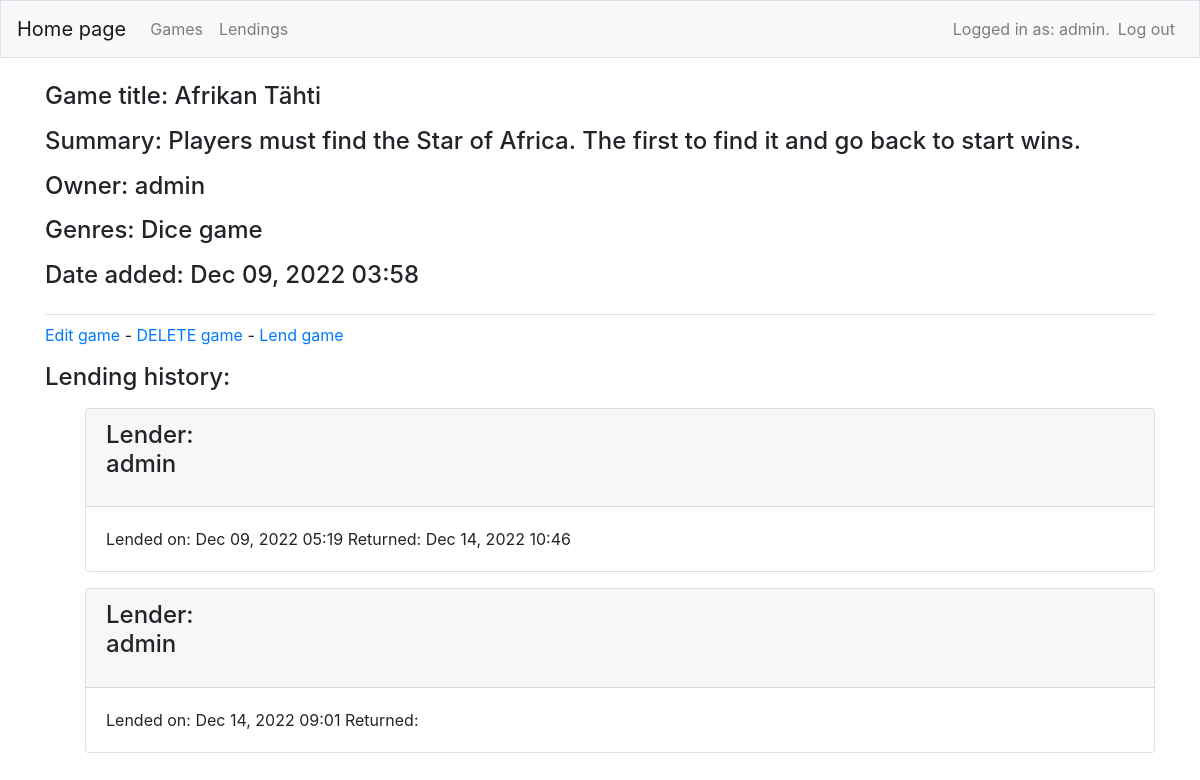
Screenshot of /games/3/ (signed in) with the database file from the repository.
### boardgame_site/models.py (models this page shows, shortened)
class Boardgame(models.Model):
    name = models.CharField(max_length=200)
    genres = models.CharField(max_length=400)
    summary = models.CharField(max_length=500)
    available_to_lend = models.BooleanField(null=True)
    owner = models.ForeignKey(User, on_delete=models.CASCADE, null=True)
    date_added = models.DateTimeField(auto_now_add=True)
    date_modified = models.DateTimeField(auto_now=True)
    def __str__(self):
        return self.name

class Lending(models.Model):
    game = models.ForeignKey(Boardgame, on_delete=models.CASCADE)
    lender = models.ForeignKey(User, on_delete=models.CASCADE)
    lend_start_date = models.DateTimeField(auto_now_add=True)
    return_date = models.DateTimeField()
    received_game_date = models.DateTimeField(null=True)

### boardgame_site/views.py (the view)
# urls.py: path('games/<int:game_id>/', views.game, name='game'),
@login_required
def game(request, game_id):
    game = Boardgame.objects.get(id=game_id)
    lends = Lending.objects.filter(game = game_id)
    loanCount = Lending.objects.filter(received_game_date__isnull = True, lender = request.user).count()
    context = {"game": game, "lends": lends, "loanCount": loanCount}
    return render(request, "boardgame_site/game.html", context)

### boardgame_site/templates/boardgame_site/game.html
{% extends 'boardgame_site/base.html' %}
{% block page_header %}
<h4>
    <p>Game title: {{ game }}</p>
    <p>Summary: {{ game.summary }}</p>
    <p>Owner: {{ game.owner }}</p>
    <p>Genres: {{ game.genres }}</p>
    <p>Date added: {{ game.date_added|date:'M d, Y H:i' }}</p>
</h4>
{% endblock page_header %}
{% block content %}
<p>
    {% if game.owner == request.user %}
    <a href="{% url 'boardgame_site:edit_game' game.id %}">Edit game</a> -
    <a href="{% url 'boardgame_site:delete_game' game.id %}">DELETE game</a>
    {% endif %}
    {% if loanCount < 3 %}
        - <a href="{% url 'boardgame_site:lend_game' game.id %}">Lend game</a>
    {% else %}
        - You can only loan 3 games at a time. Go return some to lend more!
    {% endif %}
</p>
<h4>
    <p>Lending history:</p>
</h4>
<ul>
    {% for lend in lends %}
    <div class="card mb-3">
        <h4 class="card-header">
            Lender: {{ lend.lender|linebreaks }}
        </h4>
        <div class="card-body">
            Lended on: {{ lend.lend_start_date|date:'M d, Y H:i' }}
            Returned: {{ lend.received_game_date|date:'M d, Y H:i' }}
        </div>
    </div>
    {% empty %}
    <p>No one has ever lent this game</p>
    {% endfor %}
{% endblock content %}

### boardgame_site/templates/boardgame_site/base.html (shortened to what this page needs)
{% load bootstrap4 %}
<!doctype html>
<html lang="en">
<head>
    {% bootstrap_css %}
</head>
<body>
    <nav class="navbar navbar-expand-md navbar-light bg-light mb-4 border">
        <a class="navbar-brand" href="{% url 'boardgame_site:index'%}">
            Home page
        </a>
        <div class="collapse navbar-collapse" id="navbarCollapse">
            <ul class="navbar-nav mr-auto">
                <li class="nav-item">
                    <a class="nav-link" href="{% url 'boardgame_site:games'%}">
                        Games
                    </a>
                </li>
                <li class="nav-item">
                    <a class="nav-link" href="{% url 'boardgame_site:lendings'%}">
                        Lendings
                    </a>
                </li>
            </ul>
            <ul class="navbar-nav ml-auto">
                {% if user.is_authenticated %}
                <li class="nav-item">
                    <span class="navbar-text" }">Logged in as: {{ user.username }}.</span>
                </li>
                <li class="nav-item">
                    <a class="nav-link" href="{% url 'users:logout' %}">Log out</a>
                </li>
                {% endif %}
            </ul>
        </div>
    </nav>
    <main role="main" class="container">
        <div class="pb-2 mb-2 border-bottom">
            {% block page_header %}{% endblock page_header %}
        </div>
        <div>
            {% block content %}{% endblock content %}
        </div>
    </main>
</body>
</html>

### rows the page displays
Boardgame: name "Afrikan Tähti", summary "Players must find the Star of Africa. The first to find it and go back to start wins.", owner "admin", genres "Dice game", date_added "Dec 09, 2022 03:58"
Lending: lender "admin", lend_start_date "Dec 09, 2022 05:19", received_game_date "Dec 14, 2022 10:46"
Lending: lender "admin", lend_start_date "Dec 14, 2022 09:01"

### other values shown
{{ user.username }} "admin"
